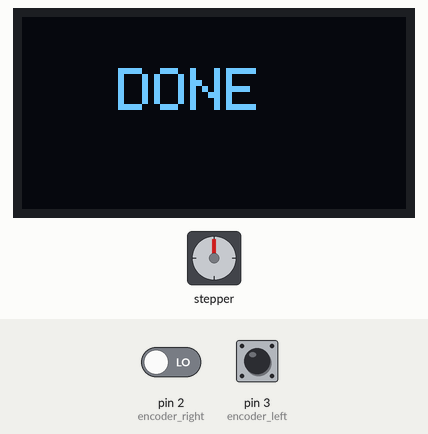
Recording of a sketch running on a simulated Arduino Uno, built with avr-gcc and run on an emulated ATmega328P. Parts: 128×64 one-colour display, stepper motor. The test bench sets the inputs (shaded band); at power-on: pin 3 (encoder_left) HIGH, pin 2 (encoder_right) LOW. The display library's start-up logo is not drawn; stepper angles assume 2038 steps per turn.

Above: at 1.2 s.
1.3 s: pin 3 (encoder_left) driven LOW
At 3.09 s:
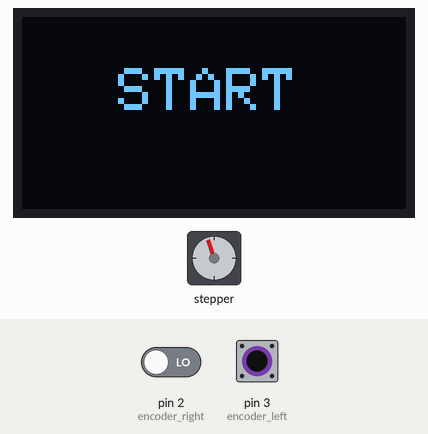
3.6 s: pin 3 (encoder_left) driven HIGH
At 6.53 s:
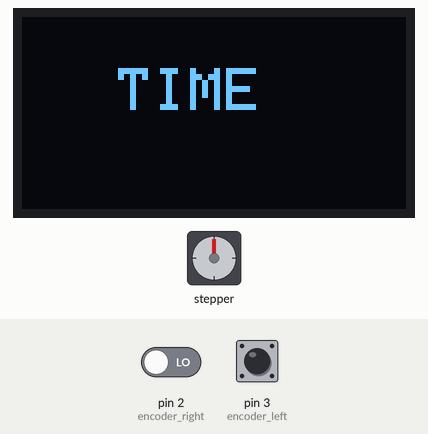
6.8 s: pin 3 (encoder_left) pulsed LOW 5 times (0.12 s each, 0.3 s apart)
At 11.9 s:
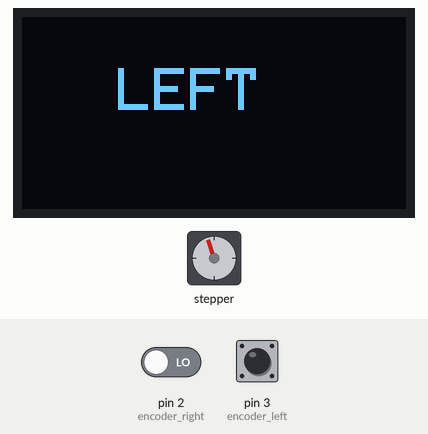
Timing chart, 0 to 40.3 s (numbered marks = the images above; inputs shaded):
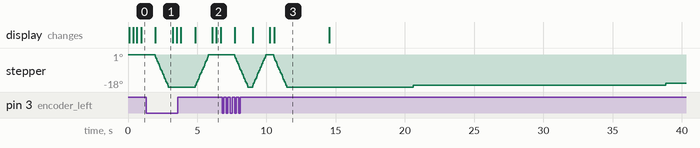

The sketch:

motion_control_rig_for_timelapse.ino
```cpp
#include <Stepper.h>
#include <Adafruit_SSD1306.h>
#include <Adafruit_GFX.h>

#define STEPS 2038 // the number of steps in one revolution of your motor (28BYJ-48)
#define encoder_left 3    // s2
#define encoder_right 2   // s1
#define encoder_button 4  // key
#define OLED_RESET 4
#define LOGO16_GLCD_HEIGHT 16
#define LOGO16_GLCD_WIDTH  16

Adafruit_SSD1306 display(OLED_RESET);
Stepper stepper(STEPS, 8, 10, 9, 11);

int counter = 0;
int aState;
int aLastState;
int button_val = 0;
int startPos = 0; //14336
int rightLock = 0;
int leftLock = 28672;
int endStep = 1;
int endPos = 3300;
int minutes = 5;
long runtime = 0;
int span = 0;
int spanRemain = 0;
int stepDelay = 0;
int min_add = 5;

String encdir = "";

//------------------------- SETUP --------------------------------
void setup() {
  pinMode (encoder_left, INPUT);
  pinMode (encoder_right, INPUT);
  pinMode (encoder_button, INPUT);

  Serial.begin (9600);
  aLastState = digitalRead(encoder_left);

  display.begin(SSD1306_SWITCHCAPVCC, 0x3C);  // initialize with the I2C addr 0x3C (for the 128x64)
  display.display();
  display.clearDisplay();
  display.setTextSize(2);
  display.setTextColor(WHITE);
}

void loop() {

  //------------------------- START POSITION --------------------------------
  //Serial.println("Start angle L/R ");
  display.clearDisplay();
  display.setCursor(32, 17);
  display.print("START");
  display.display();
  stepper.setSpeed(3);

  while (endStep) {
    aState = digitalRead(encoder_left);
    if (aState != aLastState) {
      if (digitalRead(encoder_right) != aState) {
        stepper.step(+100);
        startPos = startPos + 100;
      } else {
        stepper.step(-100);
        startPos = startPos - 100;
      }
    }
    aLastState = aState;

    button_val = digitalRead(encoder_button);
    if (button_val == LOW) {
      //Serial.println("START POSSITION SET");
      endStep = 0;
      delay(250);
    }
  }
  display.clearDisplay();
  endStep = 1;

  //------------------------- END POSITION --------------------------------
  //Serial.println("End angle L/R   ");
  display.setCursor(47, 17);
  display.print("END");
  display.display();
  endPos = startPos;

  while (endStep) {
    aState = digitalRead(encoder_left);
    if (aState != aLastState) {
      if (digitalRead(encoder_right) != aState) {
        stepper.step(+100);
        endPos = endPos + 100;
      } else {
        stepper.step(-100);
        endPos = endPos - 100;
      }
      //Serial.print("Position: ");
      //Serial.println(endPos);
    }
    aLastState = aState;

    button_val = digitalRead(encoder_button);
    if (button_val == LOW) {
      //Serial.println("END POSSITION SET");
      endStep = 0;
      delay(250);
    }
  }
  display.clearDisplay();
  endStep = 1;

  //------------------------- TIME --------------------------------
  //Serial.print("Run time: L/R   ");
  display.setCursor(32, 17);
  display.print("TIME");
  display.display();

  while (endStep) {
    aState = digitalRead(encoder_left);
    if (aState != aLastState) {
      if (digitalRead(encoder_right) != aState) {
        minutes = minutes + min_add;
        display.clearDisplay();
      } else {
        minutes = minutes - min_add;
        if (minutes <= 0) {
          minutes = 1;
        }
        display.clearDisplay();
      }
      //Serial.print("Minutes: ");
      //Serial.println(minutes);
      display.setCursor(50, 17);
      display.print(minutes);
      display.display();
    }
    aLastState = aState;

    button_val = digitalRead(encoder_button);
    if (button_val == LOW) {
      //Serial.println("TIME SET");
      endStep = 0;
      delay(250);
    }
  }
  display.clearDisplay();

  //------------------------- RUN ROTATION --------------------------------

  runtime = (minutes * 60000);
  //Serial.println("Program Running");
  //Serial.println("    Minutes Left");
  display.setCursor(32, 17);
  display.print("LEFT");
  display.display();

  if (startPos > endPos) {
    span = startPos - endPos;
    spanRemain = span;
    stepDelay = (runtime / span);
    stepper.step(span);
    while (spanRemain) {
      display.clearDisplay();
      stepper.step(-1);
      runtime = (runtime - stepDelay);
      //Serial.println((runtime / 60000) + 1);
      spanRemain--;
      delay(stepDelay);
      display.setCursor(50, 17);
      display.print((runtime / 60000) + 1);
      display.display();
    }

  } else {
    span = endPos - startPos;
    spanRemain = span;
    stepDelay = (runtime / span);
    stepper.step(span * -1);
    while (spanRemain) {
      display.clearDisplay();
      stepper.step(1);
      runtime = (runtime - stepDelay);
      //Serial.println((runtime / 60000) + 1);
      spanRemain--;
      delay(stepDelay);
      display.setCursor(50, 17);
      display.print((runtime / 60000) + 1);
      display.display();
    }
  }
  endStep = 1;

  display.clearDisplay();
  display.setCursor(32, 17);
  display.print("DONE");
  display.display();
  delay(1000);
  //Serial.println("Program Complete");
  /*
  */
}
```

Measured:
- after the input at 1.3 s, stepper: turns 18° counter-clockwise in 0.95 s, starting after 0.67 s
- after the input at 3.6 s, stepper: turns 18° clockwise in 0.95 s, starting after 1.3 s
- after the input at 6.8 s, stepper: turns 18° counter-clockwise in 0.95 s, then 18° clockwise in 0.93 s, then 18° counter-clockwise in 0.95 s, then 1° clockwise in 0.00 s, and so on
